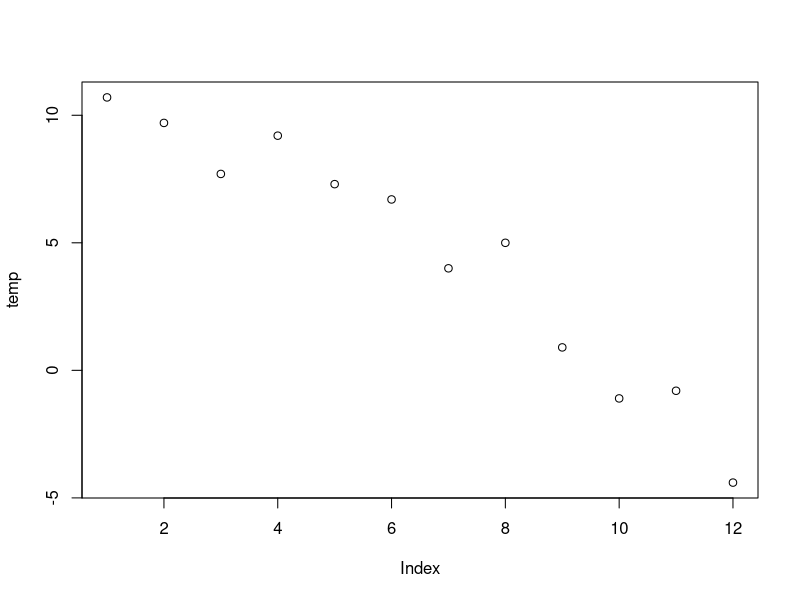
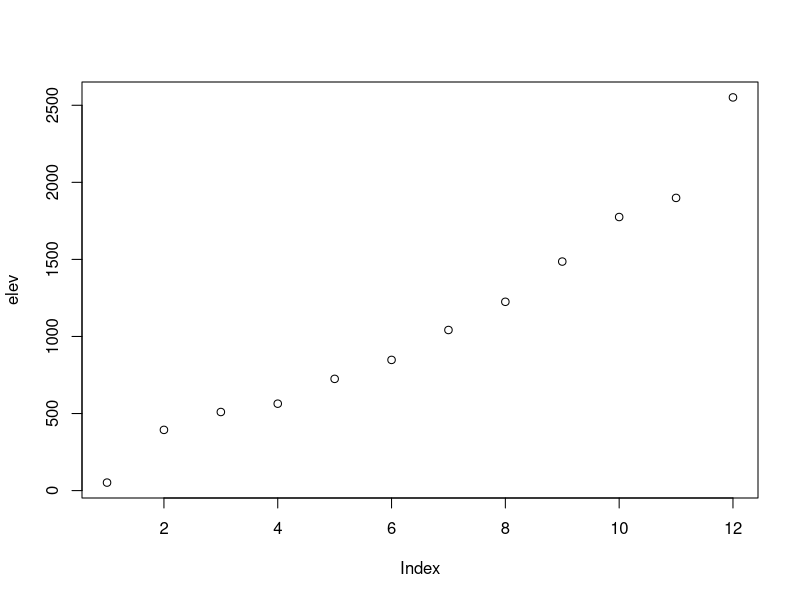
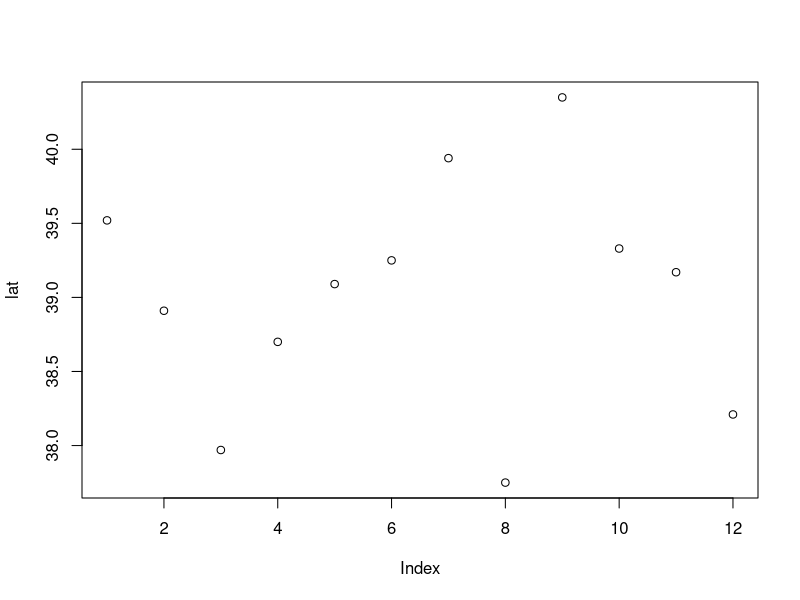
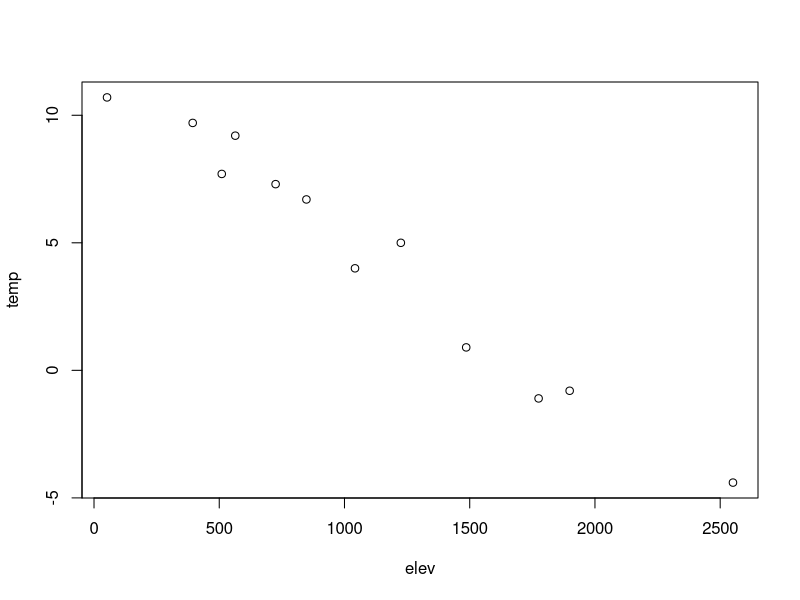
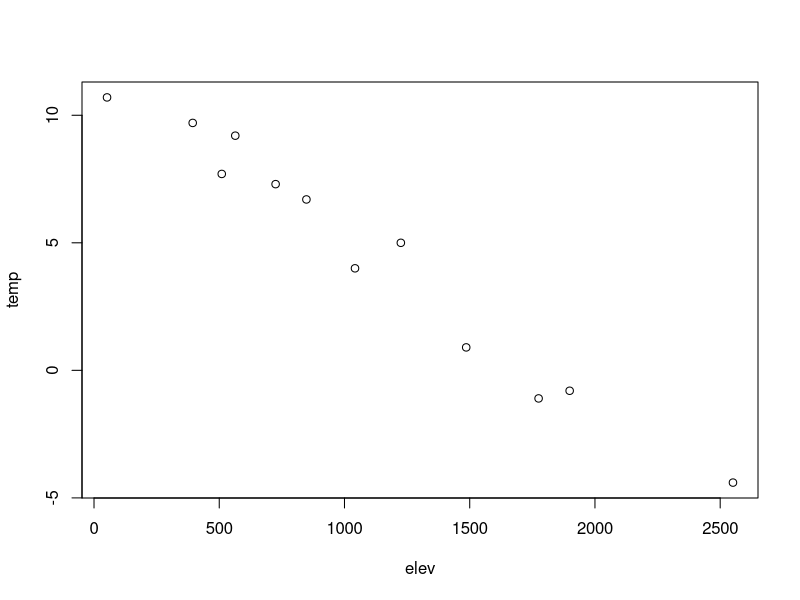

Write R code to recreate these figures, in order.
## ---- chunk 1
library(tidyverse)
## ---- chunk 2
x <- 5
y <- 8
longitude <- -122.4
latitude <- 37.8
my_name <- "Inigo Montoya"
## ---- chunk 3
x
y
longitude
latitude
my_name


## ---- chunk 4
print(x)
print(y)
print(latitude)
paste("The location is latitude", latitude, "longitude", longitude)
paste("My name is", my_name, "-- Prepare to die.")

## ---- chunk 5
cos(pi)
print(cos(pi))
## ---- chunk 6
print("Hello, World")
## ---- chunk 7
x <- 5; print(x); print(x**2)
## ---- chunk 8
x <- 5
## ---- chunk 9
x <- 5
class(x)
class(4.5)
class("Fred")
## ---- chunk 10
as.integer(5)
as.integer(4.5)
## ---- chunk 11
x <- 4.8
y <- 4.2
as.integer(x + 0.5)
round(x)
as.integer(y + 0.5)
round(y)
## ---- chunk 12
5 %/% 2
## ---- chunk 13
5 %% 2
## ---- chunk 14
sierraFeb <- read_csv("data/sierraFeb.csv")
## ---- chunk 15
sierraFeb
## ---- chunk 16
lats <- c(37.5,47.4,29.4,33.4)
lats
states = c("VA", "WA", "TX", "AZ")
states
zips = c(23173, 98801, 78006, 85001)
zips
## ---- chunk 17

## ---- chunk 18
temp <- c(10.7, 9.7, 7.7, 9.2, 7.3, 6.7)
class(temp)
## ---- chunk 19
mixed <- c(1, "fred", 7)
class(mixed)
mixed[3]   # gets a subset, example of coercion
## ---- chunk 20
as.numeric(c("1","Fred","5")) # note NA introduced by coercion
## ---- chunk 21
mean(as.numeric(c("1", "Fred", "5")))
## ---- chunk 22
mean(as.numeric(c("1", "Fred", "5")), na.rm=T)
## ---- chunk 23
is.na(NA)
is.nan(NA)
is.na(as.numeric(''))
is.nan(as.numeric(''))
i <- sqrt(-1)
is.na(i) # interestingly nan is also na
is.nan(i)
## ---- chunk 24
seq(2,10,2)
## ---- chunk 25
elev <- c(52,394,510,564,725,848,1042,1225,1486,1775,1899,2551)
elevft <- elev / 0.3048
elevft

## ---- chunk 26
temp03 <- c(13.1,11.4,9.4,10.9,8.9,8.4,6.7,7.6,2.8,1.6,1.2,-2.1)
temp02 <- c(10.7,9.7,7.7,9.2,7.3,6.7,4.0,5.0,0.9,-1.1,-0.8,-4.4)
tempdiff <- temp03 - temp02
tempdiff

## ---- chunk 27
temp <- c(10.7, 9.7, 7.7, 9.2, 7.3, 6.7, 4.0, 5.0, 0.9, -1.1, -0.8, -4.4)
elev <- c(52, 394, 510, 564, 725, 848, 1042, 1225, 1486, 1775, 1899, 2551)
lat <- c(39.52, 38.91, 37.97, 38.70, 39.09, 39.25, 39.94, 37.75, 40.35, 39.33, 39.17, 38.21)

## ---- chunk 28
plot(temp)
## ---- chunk 29
plot(elev)
## ---- chunk 30
plot(lat)
## ---- chunk 31
plot(elev,temp)
## ---- chunk 32
codes <- c(380, 124, 818)
codes
codes <- c(italy = 380, canada = 124, egypt = 818)
codes
str(codes)
## ---- chunk 33
codes[1]
codes["italy"]
## ---- chunk 34
temp <- c(10.7, 9.7, 7.7, 9.2, 7.3, 6.7, 4.0, 5.0, 0.9, -1.1, -0.8, -4.4)
elev <- c(52, 394, 510, 564, 725, 848, 1042, 1225, 1486, 1775, 1899, 2551)
lat <- c(39.52, 38.91, 37.97, 38.70, 39.09, 39.25, 39.94, 37.75, 40.35, 39.33, 39.17, 38.21)
## ---- chunk 35
sierradata <- cbind(temp, elev, lat)
class(sierradata)
## ---- chunk 36
dim(sierradata)
## ---- chunk 37
a <- 1:12
dim(a) <- c(3, 4)   # matrix
class(a)
dim(a) <- c(2,3,2)  # 3D array
class(a)
dim(a) <- 12        # 1D array
class(a)
b <- matrix(1:12, ncol=1)  # 1 column matrix is allowed

## ---- chunk 38
head(iris)
## ---- chunk 39
mydata <- as.data.frame(sierradata)
plot(data = mydata, x = elev, y = temp)
## ---- chunk 40
TRI87 <- read_csv("data/TRI_1987_BaySites.csv")
TRI87
## ---- chunk 41
TRI87 <- read_csv("data/TRI_1987_BaySites.csv")
head(sort(TRI87$air_releases))
index <- order(TRI87$air_releases)
head(TRI87$FACILITY_NAME[index])   # displays facilities in order of their air releases
i_max <- which.max(TRI87$air_releases)
TRI87$FACILITY_NAME[i_max]   # was NUMMI at the time
## ---- chunk 42
fruit <- factor(c("apple", "banana", "orange", "banana"))
fruit   # note that levels will be in alphabetical order
class(fruit)
typeof(fruit)
## ---- chunk 43
fruitint <- c(1, 2, 3, 2) # equivalent conversion
fruit <- factor(fruitint, labels = c("apple", "banana", "orange"))
str(fruit)

## ---- chunk 44
grain_order <- c("clay", "silt", "sand")
grain_char <- sample(grain_order, 36, replace = TRUE)
grain_fact <- factor(grain_char, levels = grain_order)
grain_char
grain_fact
## ---- chunk 45
fruit <- c("apples", "oranges", "bananas", "oranges")
farm <- c("organic", "conventional", "organic", "organic")
ag <- as.data.frame(cbind(fruit, farm))
ag$fruit <- factor(ag$fruit)
ag$fruit
## ---- chunk 46
sierraFeb$COUNTY <- factor(sierraFeb$COUNTY)
str(sierraFeb$COUNTY)
## ---- chunk 47
turnright <- function(ang){(ang + 90) %% 360}
turnright(c(260, 270, 280))
## ---- chunk 48
library(dslabs)
data(murders)
murder_rate <- murders$total / murders$population * 100000
i <- murder_rate <= 0.71 
murders$abb[i]
## ---- chunk 49
library(readr)
TRI87 <- read_csv("data/TRI_1987_BaySites.csv")
i <- which(TRI87$air_releases > 1e6)
TRI87$FACILITY_NAME[i]
## ---- chunk 50
i <- TRI87$COUNTY %in% c("NAPA","SONOMA")
TRI87$FACILITY_NAME[i]

## ---- chunk 51
# matrix apply – the same would apply to data frames
matrix12 <- 1:12
dim(matrix12) <- c(3,4)
rowsums <- apply(matrix12, 1, sum)
colsums <- apply(matrix12, 2, sum)
sum(rowsums)
sum(colsums)
zero <- sum(rowsums) - sum(colsums)
matrix12
## ---- chunk 52
sapply(1:12, sqrt)
## ---- chunk 53
sapply(cars,mean)  # same as apply(cars,2,mean)
## ---- chunk 54
temp02 <- c(10.7,9.7,7.7,9.2,7.3,6.7,4.0,5.0,0.9,-1.1,-0.8,-4.4)
temp03 <- c(13.1,11.4,9.4,10.9,8.9,8.4,6.7,7.6,2.8,1.6,1.2,-2.1)
sapply(as.data.frame(cbind(temp02,temp03)),mean) # has to be a data frame
